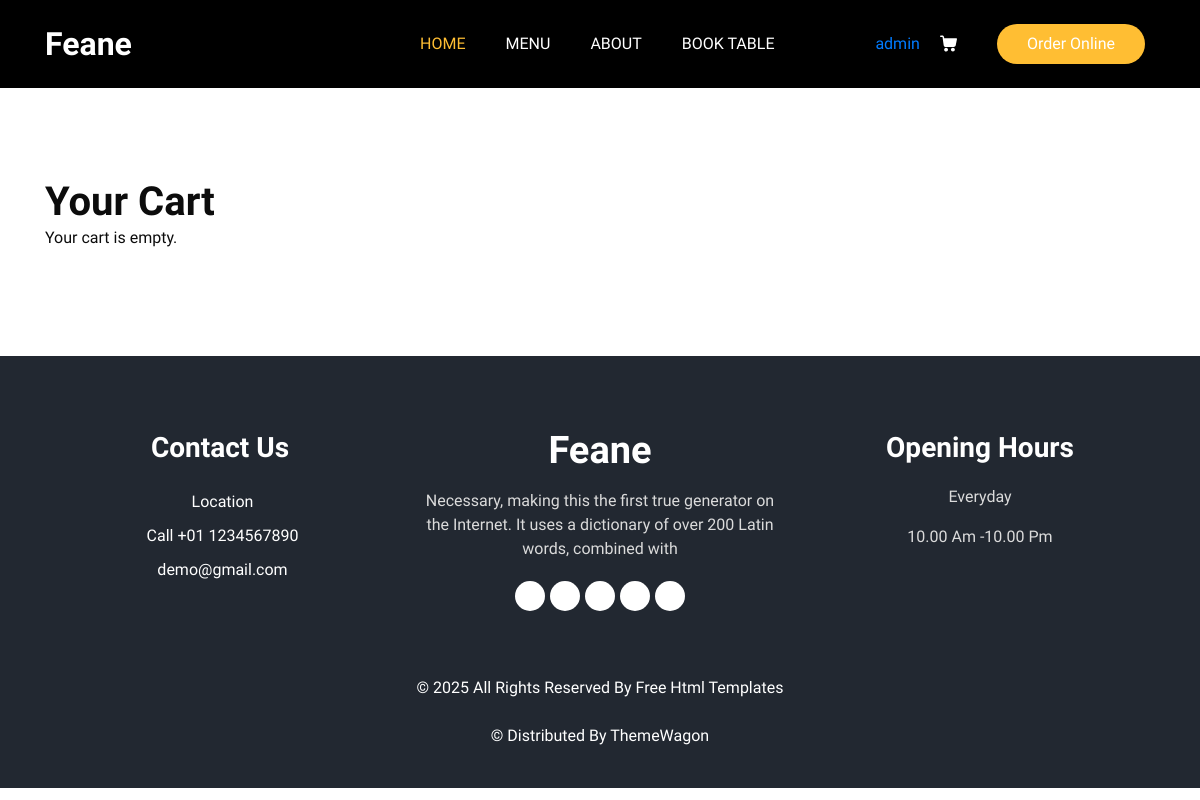
/cart/ (signed in), run on an earlier commit of the app's database.
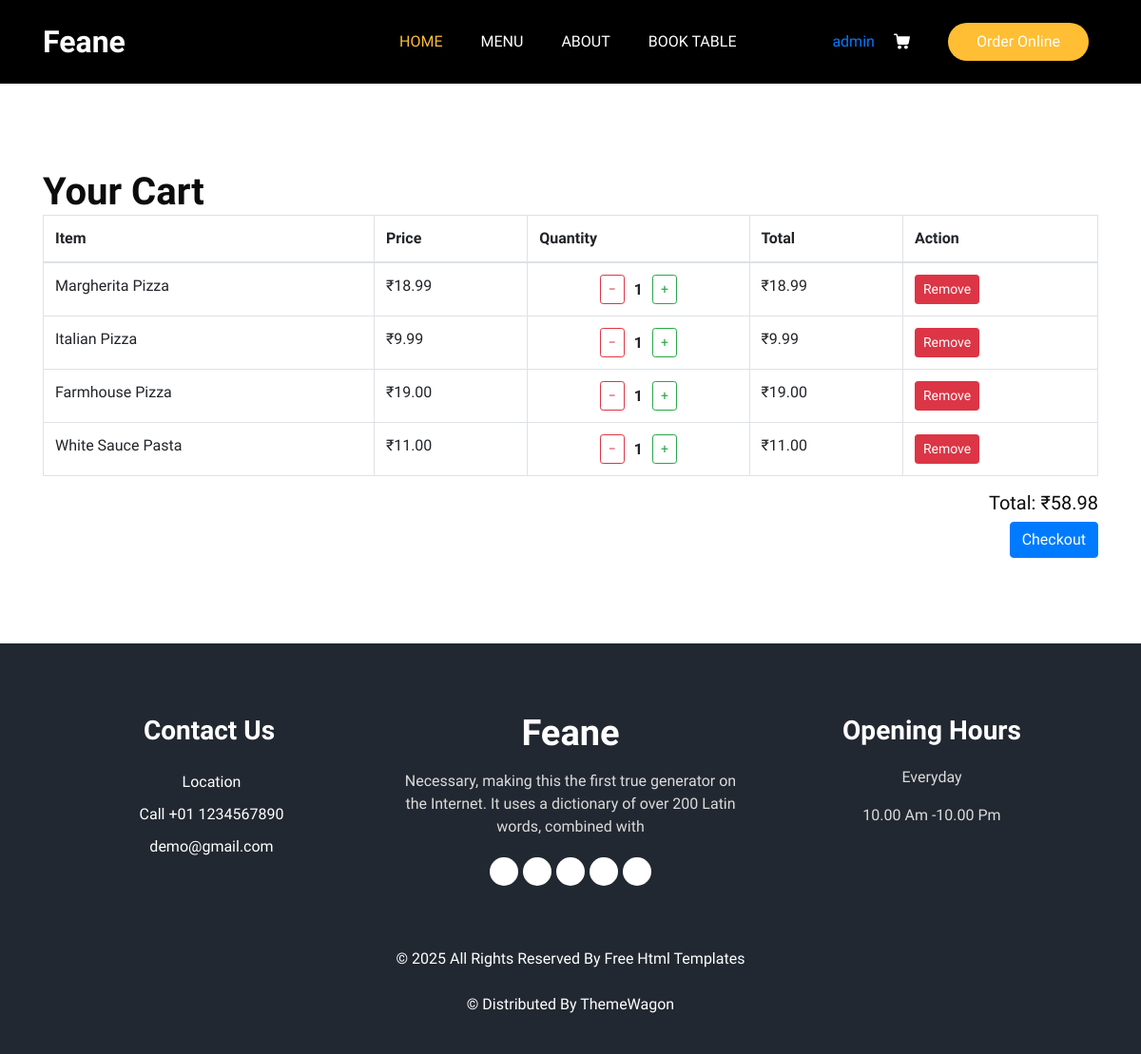
And on a later commit of the database.
### website/models.py (models this page shows, shortened)
class CartItem(models.Model):
    cart = models.ForeignKey(
        Cart,
        on_delete=models.CASCADE,
        related_name='items'
    )
    menu_item = models.ForeignKey(
        MenuItem,
        on_delete=models.CASCADE
    )
    quantity = models.PositiveIntegerField(default=1)
    class Meta:
        unique_together = ('cart', 'menu_item')

class MenuItem(models.Model):
    category = models.ForeignKey(
        Category,
        on_delete=models.CASCADE,
        related_name='items'
    )
    title = models.CharField(max_length=200)
    description = models.TextField()
    price = models.DecimalField(max_digits=6, decimal_places=2)
    image = models.ImageField(upload_to='menu_items/')
    is_available = models.BooleanField(default=True)

### website/views.py (the view)
# urls.py: path('cart/', views.cart_view, name='cart'),
@login_required
def cart_view(request):
    cart, created = Cart.objects.get_or_create(user=request.user)
    cart_items = cart.items.all()
    for item in cart_items:
        item.total = item.menu_item.price * item.quantity  # add a temporary attribute
    total_price = sum(item.total for item in cart_items)
    context = {
        'cart_items': cart_items,
        'total_price': total_price
    }
    return render(request, 'website/cart.html', context)

### website/templates/website/cart.html (shortened to what this page needs)
{% load static %}
<!DOCTYPE html>
<html>
  <head>
    <link rel="stylesheet" href="{% static 'css/bootstrap.css' %}" />
    <link rel="stylesheet" href="{% static 'css/style.css' %}" />
  </head>
  <body>
    {% include 'website/header.html' %}
    <section class="cart_section layout_padding">
      <div class="container">
        <div class="heading_container">
          <h2>Your Cart</h2>
        </div>
        {% if cart_items %}
        <div class="table-responsive">
          <table class="table table-bordered">
            <thead>
              <tr>
                <th>Item</th>
                <th>Price</th>
                <th>Quantity</th>
                <th>Total</th>
                <th>Action</th>
              </tr>
            </thead>
            <tbody>
              {% for item in cart_items %}
              <tr>
                <td>{{ item.menu_item.title }}</td>
                <td>₹{{ item.menu_item.price }}</td>
                <td>
                  <div
                    style="
                      display: flex;
                      align-items: center;
                      gap: 10px;
                      justify-content: center;
                    "
                  >
                    <a
                      href="{% url 'decrease_quantity' item.id %}"
                      class="btn btn-sm btn-outline-danger"
                      >−</a
                    >
                    <strong>{{ item.quantity }}</strong>
                    <a
                      href="{% url 'increase_quantity' item.id %}"
                      class="btn btn-sm btn-outline-success"
                      >+</a
                    >
                  </div>
                </td>
                <td>₹{{ item.total }}</td>
                <td>
                  <a
                    href="{% url 'remove_from_cart' item.id %}"
                    class="btn btn-sm btn-danger"
                  >
                    Remove
                  </a>
                </td>
              </tr>
              {% endfor %}
            </tbody>
          </table>
        </div>
        <div class="cart_total text-right">
          <h5>Total: ₹{{ total_price }}</h5>
          <a href="{% url 'checkout' %}" class="btn btn-primary">Checkout</a>
        </div>
        {% else %}
        <p>Your cart is empty.</p>
        {% endif %}
      </div>
    </section>
    {% include 'website/footer.html' %}
  </body>
</html>

What changed in the data, as far as the page shows it:
added CartItem: menu_item "Margherita Pizza", menu_item.price "18.99", quantity "1", total "18.99"
added CartItem: menu_item "Italian Pizza", menu_item.price "9.99", quantity "1", total "9.99"
added CartItem: menu_item "Farmhouse Pizza", menu_item.price "19.00", quantity "1", total "19.00"
added CartItem: menu_item "White Sauce Pasta", menu_item.price "11.00", quantity "1", total "11.00"
Also different on the page:
{{ total_price }}: (not shown) → "58.98"
text no longer shown: "Your cart is empty."
text now shown: "Item Price Quantity Total Action Total: ₹ Checkout"
